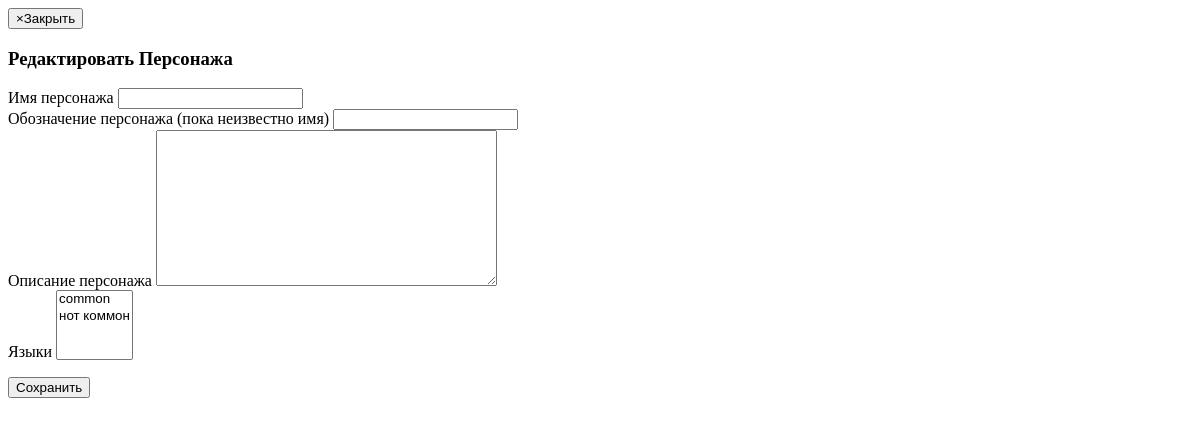
Before: /game/char_edit/1/ (signed in) with the older database file.
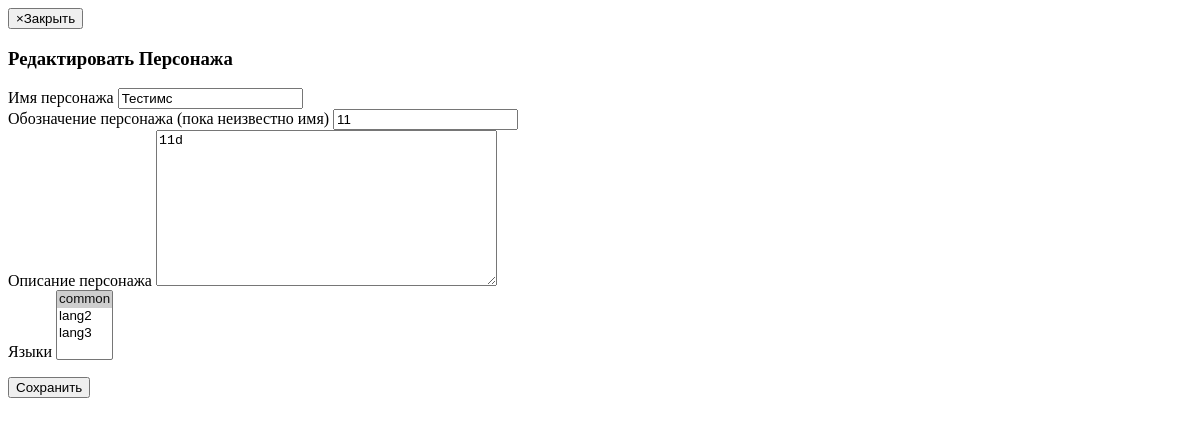
After: the same page with the newer database file.
### game/models.py (models this page shows, shortened)
class Character(models.Model):
    owner = models.ForeignKey(User, on_delete=models.PROTECT)
    game = models.ForeignKey(Game, on_delete=models.CASCADE)
    name = models.CharField(max_length=30, default='')
    display_name = models.CharField(max_length=50, default='')
    known = models.BooleanField(default=False)
    flavour = models.CharField(max_length=250, blank=True, default='')
    experience = models.IntegerField(default=0)
    levelup = models.BooleanField(default=False)
    scene = models.ForeignKey(Scene, blank=True, null=True, on_delete=models.PROTECT)
    pause = models.BooleanField(default=False)
    languages = models.ManyToManyField(Languages)

### game/views.py (the view)
# urls.py: url(r'char_edit/(?P<character>[0-9]*)/?$', views.base_char_edit, name='base_char_edit')
@login_required(redirect_field_name='index')
def base_char_edit(request, **kw):
    char = Character.objects.filter(pk=kw.pop('character')).first()
    if not authenticate_by_char(request.user, char):
        return HttpResponse('BULLSHIT')
    parms = dict(action_url=reverse('base_char_edit', kwargs=dict(character=char.pk)))
    if request.method == 'POST':
        parms['form'] = BaseCharForm(request.POST, instance=char)
        if parms['form'].is_valid():
            parms['form'].save()
    else:
        parms['form'] = BaseCharForm(instance=char)
    parms['title'] = 'Редактировать Персонажа'
    parms['deletable'] = False
    return render(request, 'tools/modal.html', parms)

### game/forms.py
class BaseCharForm(forms.ModelForm):
    class Meta:
        model = Character
        fields = ('name', 'display_name', 'flavour', 'languages')
    name = forms.CharField(widget=forms.TextInput(attrs={'class': 'form-control'}), label='Имя персонажа')
    display_name = forms.CharField(widget=forms.TextInput(attrs={'class': 'form-control'}),
                                   label='Обозначение персонажа (пока неизвестно имя)')
    flavour = forms.CharField(widget=forms.Textarea(attrs={'class': 'form-control'}),
                              label='Описание персонажа')
    languages = forms.ModelMultipleChoiceField(queryset=Languages.objects.none(), label='Языки', required=False)
    def __init__(self, *ar, **kw):
        super(BaseCharForm, self).__init__(*ar, **kw)
        self.fields['languages'].queryset = Languages.objects.filter(setting=self.instance.game.setting).all()

### game/models.py (called while the page is built)
    def __str__(self):
        return self.name

### game/views.py (called while the page is built)
def authenticate_by_char(user, char):
    if char.owner == user or char.game.setting.owner == user:
        return True
    else:
        return False

### tools/templates/tools/modal.html (shortened to what this page needs)
<div id="inner_content">
<div class="modal-header">
    <button type="button" class="close" id="modal_close" data-dismiss="modal"><span aria-hidden="true">×</span><span class="sr-only">Закрыть</span></button>
    <h3 class="modal-title" id="lineModalLabel">{% block title %}{{ title }}{% endblock %}</h3>
</div>
<div class="modal-body">
    {% block form %}
        <form method="POST" action="{{ action_url }}" id="modal_form">
            {% for item in form %}
            <div class="form-group">
                <label>{{ item.label }}</label>
                {{ item }}
            </div>
            {% endfor %}
        </form>
    {% endblock %}
</div>
<div class="modal-footer">
    <div class="btn-group btn-group-justified" role="group" aria-label="group button">
        <div class="btn-group" role="group">
            <button type="button" id="modal_save" class="btn btn-default btn-hover-green" data-action="save" role="button">{% block save %}Сохранить{% endblock %}</button>
        </div>
    </div>
</div>
</div>

Changed rows visible on the page:
changed Character: name (not shown) → "Тестимс"; display_name (not shown) → "11"; flavour (not shown) → "11d"
Other visible differences:
form field languages: "common / нот коммон" → "common ☑ / lang2 / lang3"
